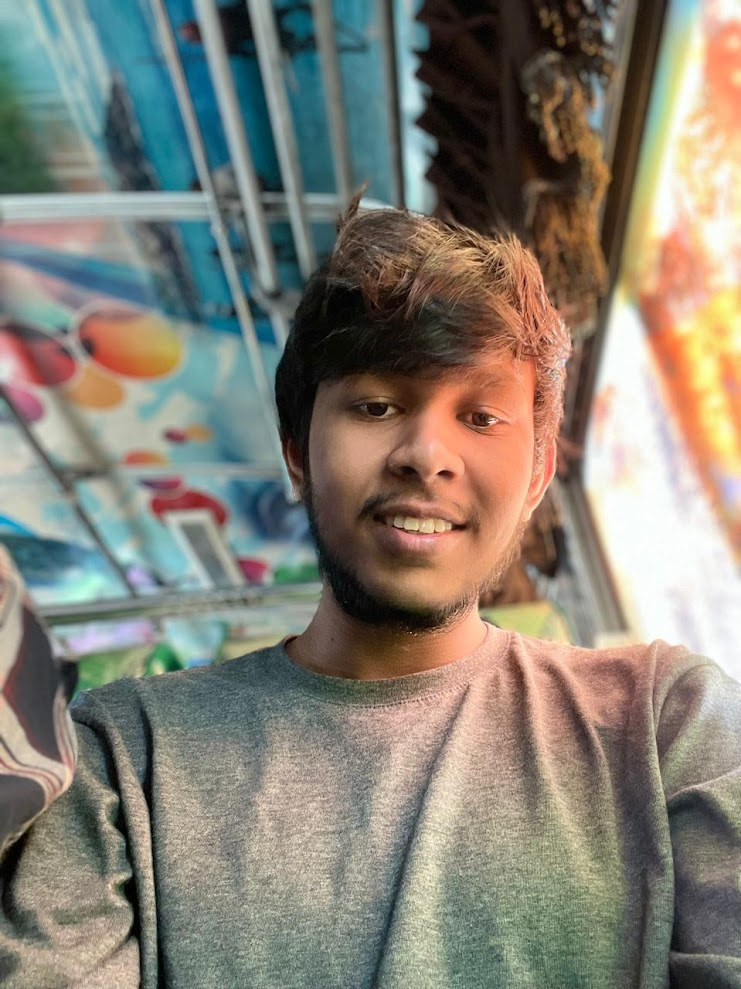
#> input picture Ai-Practical_10/image1.png, 741 x 989 px
$ python index.py
#> lines starting #> are read from the running program, lines starting #| are printed output that depends on the picture; after the words box and inside, x2 and y2 are one past the last pixel; in counts of white or black regions, pixels touching at a corner belong together
import cv2

d = cv2.CascadeClassifier(cv2.data.haarcascades + 'haarcascade_frontalface_default.xml')

i = cv2.imread('image1.png')
#> i is the input picture: shape (989, 741, 3); mean B, G, R 117.2, 128.9, 133.4
g =cv2.cvtColor(i, cv2.COLOR_RGB2GRAY)
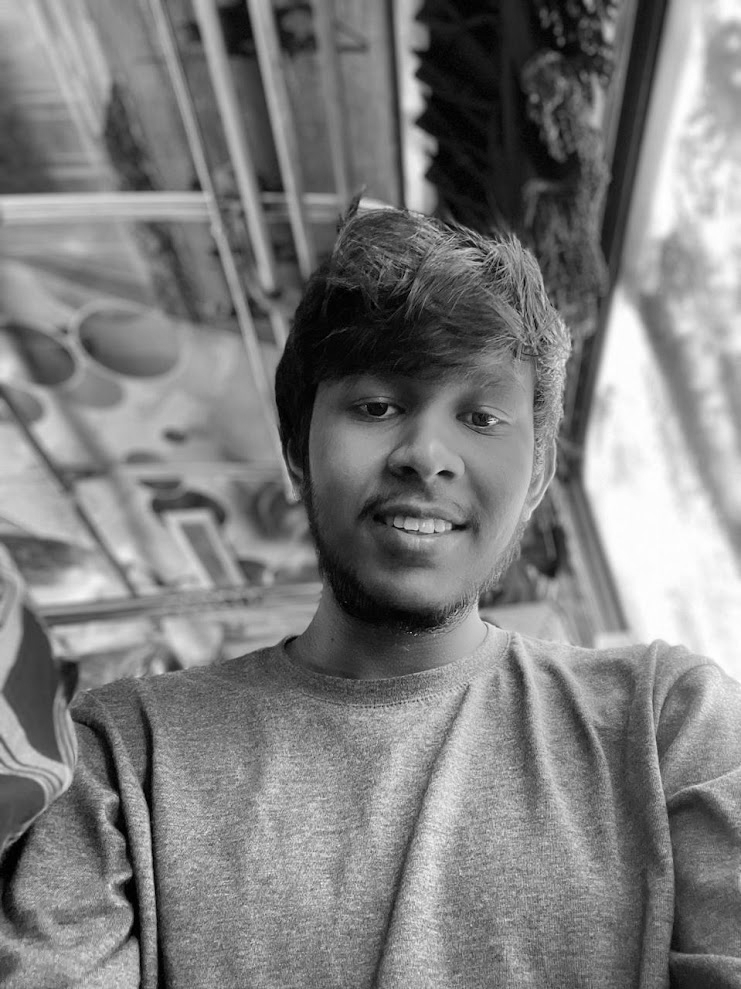
#> g: shape (989, 741); min 0, max 255, mean 125.9

f = d.detectMultiScale(g,scaleFactor=1.1, minNeighbors=5)
#> f = [[280, 301, 288, 288]]

for (x,y,w,h) in f:
    cv2.rectangle(i, (x,y), (x+w, y+h), (0,0,255), 2)
#> this loop made 1 pass
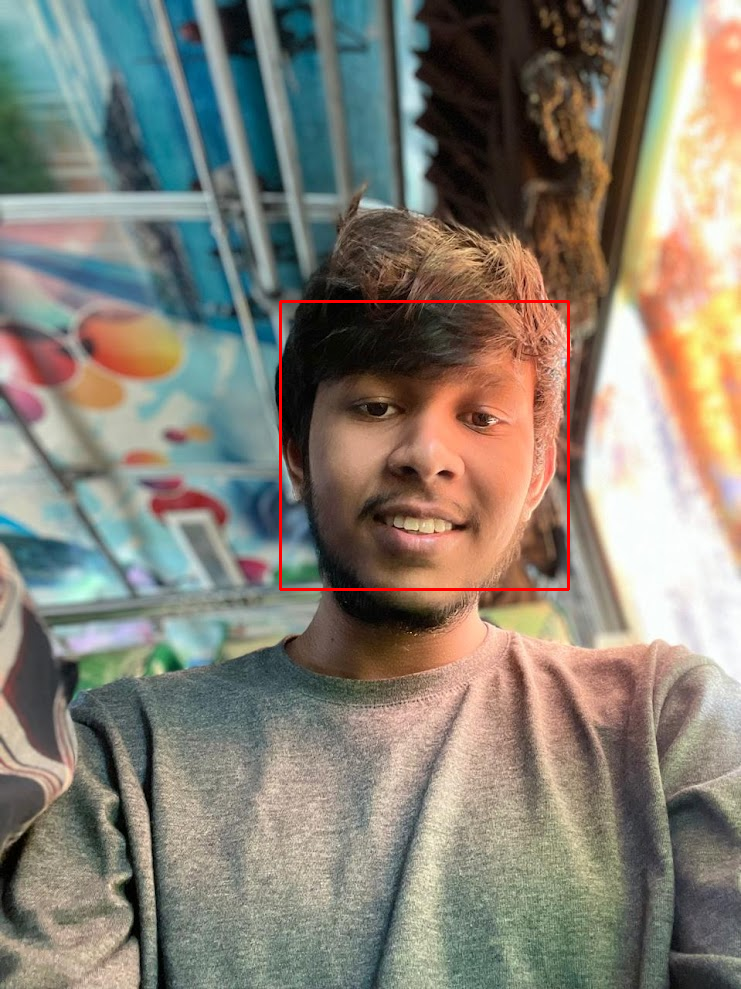
#> i: shape (989, 741, 3); 0.47% of pixels changed, all inside (x1, y1, x2, y2) = (279, 300, 570, 591)

cv2.imshow('image', i)
cv2.waitKey(0)
